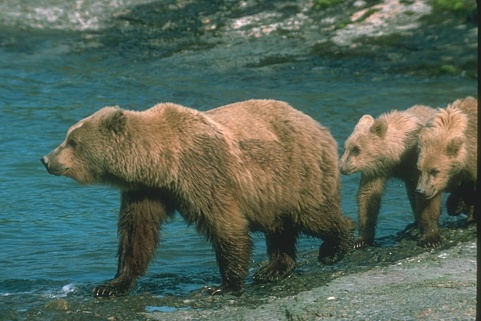
#> input picture Question_5/more_images/2.jpg, 481 x 321 px, found by its file name
$ python q2_random_centers.py
#> lines starting #> are read from the running program, lines starting #| are printed output that depends on the picture
import numpy as np
import cv2
from scipy.spatial import distance

class SLIC:
    def __init__(self, image, num_segments, compactness):
        self.image = image

        self.num_segments = num_segments

        self.compactness = compactness

        self.height, self.width, self.channels = image.shape

        self.S = int(np.sqrt((self.height * self.width) / num_segments))

        self.clusters = []

        self.labels = -1 * np.ones((self.height, self.width), dtype=np.int32)

        self.distances = np.full((self.height, self.width), np.inf)

    def initialize_clusters(self):
        # np.random.seed(42)
        for _ in range(self.num_segments):
            x = np.random.randint(0, self.width)
            y = np.random.randint(0, self.height)

            # lowest gradient point in a small neighborhood
            min_gradient = float('inf')
            best_y, best_x = y, x
            for dy in [-1, 0, 1]:
                for dx in [-1, 0, 1]:
                    ny, nx = y + dy, x + dx
                    if 0 <= ny < self.height and 0 <= nx < self.width:
                        grad = self.compute_gradient(ny, nx)
                        if grad < min_gradient:
                            min_gradient = grad
                            best_y, best_x = ny, nx

            color = self.image[best_y, best_x]
            self.clusters.append([best_x, best_y, *color])

    # Sobel Filter based gradient calculation (DIP flashbacks - 😭)
    def compute_gradient(self, y, x):
        dx = self.image[y, min(x + 1, self.width - 1)] - self.image[y, max(x - 1, 0)]
        dy = self.image[min(y + 1, self.height - 1), x] - self.image[max(y - 1, 0), x]
        return np.sum(dx**2 + dy**2)

    def update_clusters(self):
        for k, cluster in enumerate(self.clusters):
            cx, cy, *color = cluster
            for y in range(max(0, int(cy - self.S)), min(self.height, int(cy + self.S))):
                for x in range(max(0, int(cx - self.S)), min(self.width, int(cx + self.S))):
                    color_dist = np.linalg.norm(self.image[y, x] - color)
                    spatial_dist = np.sqrt((x - cx)**2 + (y - cy)**2)
                    # dist = np.sqrt((color_dist / self.compactness)**2 + (spatial_dist / self.S)**2)

                    dist = color_dist + (self.compactness / self.S) * spatial_dist

                    if dist < self.distances[y, x]:
                        self.distances[y, x] = dist
                        self.labels[y, x] = k

    def update_clusters_vectorised(self):
        H, W, C = self.image.shape
        for k, cluster in enumerate(self.clusters):
            cx, cy, *color = cluster
            color = np.array(color)

            x_min, x_max = max(0, int(cx - self.S)), min(W, int(cx + self.S))
            y_min, y_max = max(0, int(cy - self.S)), min(H, int(cy + self.S))

            x_range = np.arange(x_min, x_max)
            y_range = np.arange(y_min, y_max)
            X, Y = np.meshgrid(x_range, y_range, indexing="xy")

            spatial_dist = np.sqrt((X - cx) ** 2 + (Y - cy) ** 2)

            color_dist = np.linalg.norm(self.image[y_min:y_max, x_min:x_max] - color, axis=2)

            dist = color_dist + (self.compactness / self.S) * spatial_dist

            mask = dist < self.distances[y_min:y_max, x_min:x_max]
            self.distances[y_min:y_max, x_min:x_max][mask] = dist[mask]
            self.labels[y_min:y_max, x_min:x_max][mask] = k

    def update_centers(self):
        new_clusters = []
        for k in range(len(self.clusters)):
            points = np.argwhere(self.labels == k)
            if len(points) == 0:
                new_clusters.append(self.clusters[k])
                continue
            colors = self.image[points[:, 0], points[:, 1]]
            new_center = [
                np.mean(points[:, 1]),  # x-coordinate
                np.mean(points[:, 0]),  # y-coordinate
                np.mean(colors[:, 0]),  # Red channel
                np.mean(colors[:, 1]),  # Green channel
                np.mean(colors[:, 2]),  # Blue channel
            ]
            new_clusters.append(new_center)
        self.clusters = new_clusters

    def enforce_connectivity(self):
        pass

    def iterate(self, max_iter=50, threshold=0.01):
        self.initialize_clusters()

        for _ in range(max_iter):
            prev_clusters = np.array(self.clusters)
            self.update_clusters_vectorised()

            self.update_centers()

            # Compute residual error
            residual_error = np.linalg.norm(prev_clusters - np.array(self.clusters))
            # if residual_error < threshold:
            #     break

        self.enforce_connectivity()

    def get_segmentation(self):
        segmentation = np.zeros((self.height, self.width, self.channels), dtype=np.uint8)
        for k, cluster in enumerate(self.clusters):
            segmentation[self.labels == k] = cluster[2:]  # Assign cluster color
        return segmentation


if __name__ == "__main__":
    # image = cv2.imread("data/frame_0000.jpg")
    image = cv2.imread("/home/anshium/workspace/courses/smai/smai-assignment-1/Question_5/more_images/SLIC/2.jpg")
#> image is the input picture: shape (321, 481, 3); mean B, G, R 89.2, 101.7, 84.4
    # image = cv2.imread("/home/anshium/Pictures/wallpapers/Fantasy-Lake2.png")
    image = cv2.cvtColor(image, cv2.COLOR_BGR2LAB)
#> image: shape (321, 481, 3); mean of channels 0, 1, 2 105.3, 120, 133.3

    slic = SLIC(image, num_segments=100, compactness=20.0)

    slic.iterate()
#> the loop in initialize_clusters, `for _ in range(self.num_segments):` made 100 passes
#> color on passes 1 to 12: [86, 114, 132], [109, 112, 119], [33, 124, 129], [70, 115, 127], [80, 115, 124], [68, 120, 135], [91, 113, 131], [99, 115, 130], [146, 120, 131], [93, 115, 131], [110, 123, 145], [86, 123, 145]
    segmentation = slic.get_segmentation()
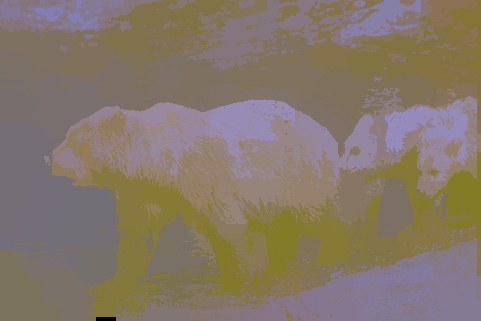
#> segmentation: shape (321, 481, 3); mean of channels 0, 1, 2 104.7, 119.4, 132.8; drawn as B, G, R

    segmentation_bgr = cv2.cvtColor(segmentation, cv2.COLOR_LAB2BGR)
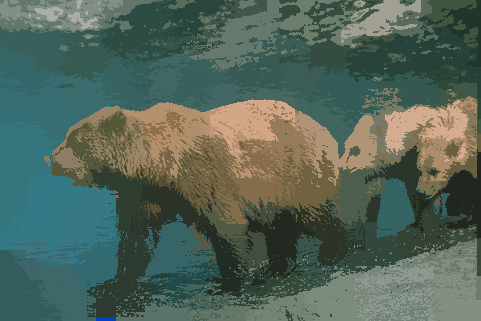
#> segmentation_bgr: shape (321, 481, 3); mean B, G, R 89.4, 101.4, 83
    cv2.imwrite("segmentation.jpg", segmentation_bgr)

$ run again, with Question_4/segmented_frames_optimised/frame_0000.jpg copied over Question_5/more_images/2.jpg
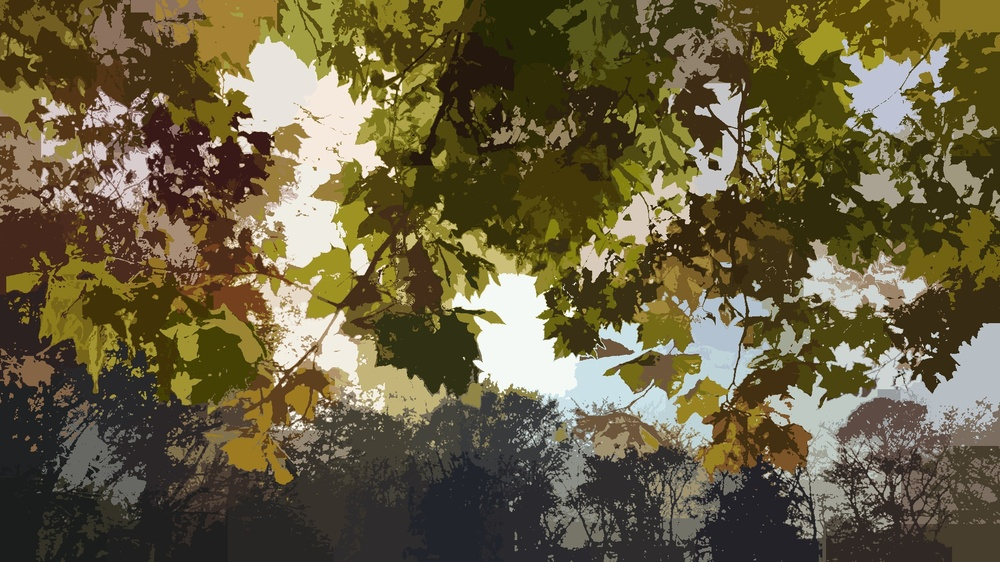
#> input picture Question_4/segmented_frames_optimised/frame_0000.jpg, 1000 x 562 px, shrunk from 1920 x 1080 before the run, found by its file name
#> image is the input picture: shape (562, 1000, 3); mean B, G, R 63.8, 94.5, 104.5
#> image: shape (562, 1000, 3); mean of channels 0, 1, 2 100.3, 128.2, 146.5
#> the loop in initialize_clusters, `for _ in range(self.num_segments):` made 100 passes
#> color on passes 1, 2, 3, 4, 5, 6, 7, 9: [73, 127, 131], [143, 114, 184], [144, 123, 144], [136, 123, 178], [157, 116, 180], [142, 123, 162], [58, 129, 133], [35, 129, 131]
#> `segmentation = slic.get_segmentation()`:
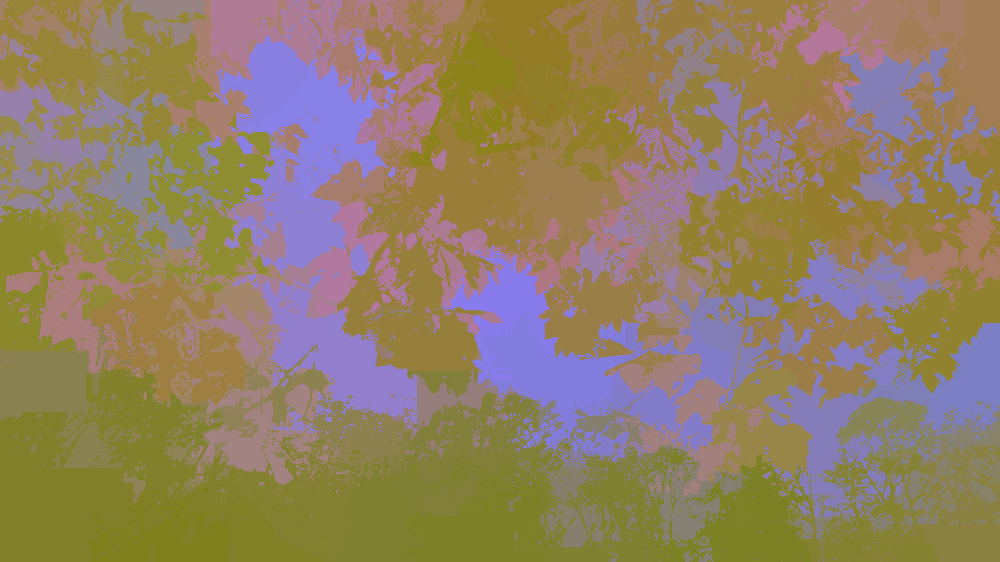
#> segmentation: shape (562, 1000, 3); mean of channels 0, 1, 2 99.8, 127.7, 146.1; drawn as B, G, R
#> `segmentation_bgr = cv2.cvtColor(segmentation, cv2.COLOR_LAB2BGR)`:
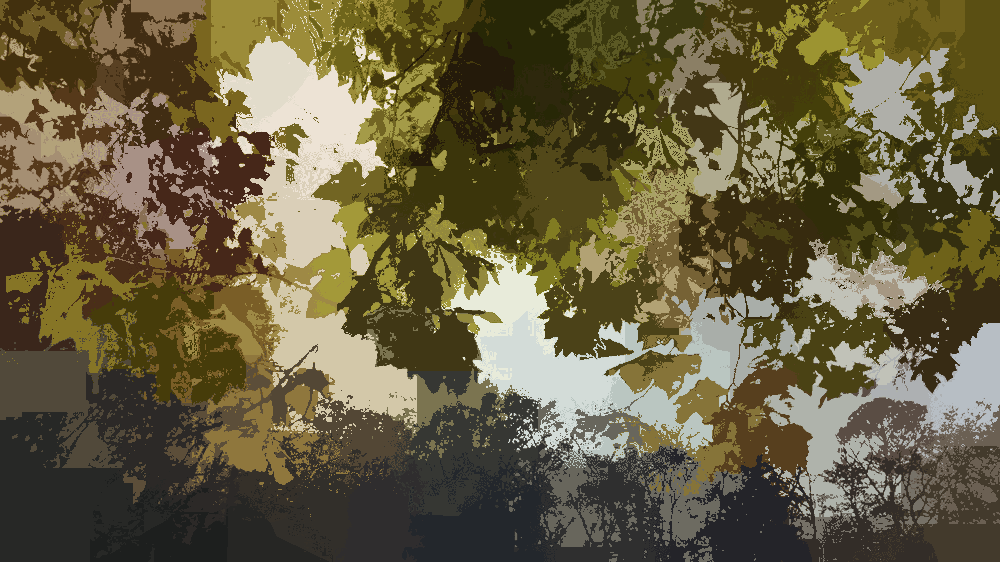
#> segmentation_bgr: shape (562, 1000, 3); mean B, G, R 64.3, 94.2, 103.1

$ run again, with Question_5/more_images/3.jpg copied over Question_5/more_images/2.jpg
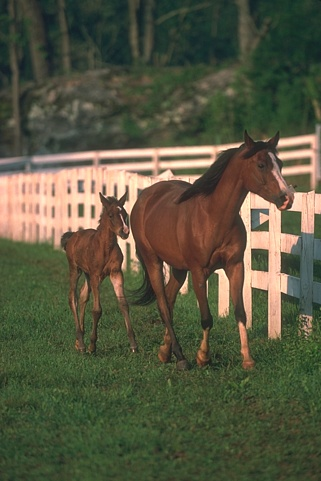
#> input picture Question_5/more_images/3.jpg, 321 x 481 px, found by its file name
#> image is the input picture: shape (481, 321, 3); mean B, G, R 64.5, 86.7, 86.6
#> image: shape (481, 321, 3); mean of channels 0, 1, 2 91.5, 123.7, 141.1
#> the loop in initialize_clusters, `for _ in range(self.num_segments):` made 100 passes
#> color on passes 1 to 8: [67, 122, 133], [115, 137, 139], [211, 147, 149], [187, 150, 149], [228, 136, 149], [61, 112, 138], [87, 116, 143], [82, 112, 147]
#> `segmentation = slic.get_segmentation()`:
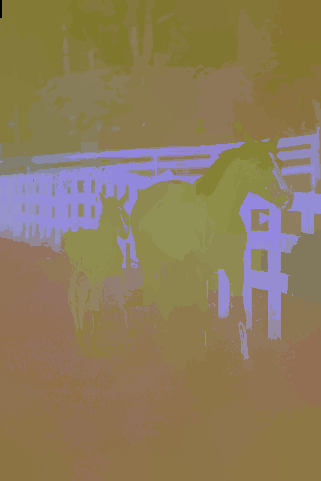
#> segmentation: shape (481, 321, 3); mean of channels 0, 1, 2 91, 123.3, 140.6; drawn as B, G, R
#> `segmentation_bgr = cv2.cvtColor(segmentation, cv2.COLOR_LAB2BGR)`:
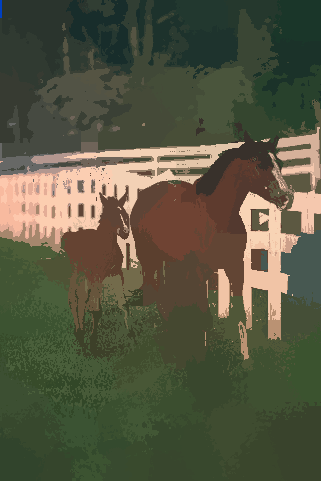
#> segmentation_bgr: shape (481, 321, 3); mean B, G, R 64.8, 86.4, 85.1

$ run again, with Question_5/more_images/4.jpg copied over Question_5/more_images/2.jpg
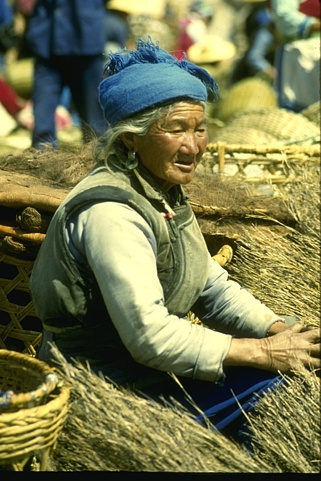
#> input picture Question_5/more_images/4.jpg, 321 x 481 px, found by its file name
#> image is the input picture: shape (481, 321, 3); mean B, G, R 78.1, 118.8, 118
#> image: shape (481, 321, 3); mean of channels 0, 1, 2 121.5, 122, 149.3
#> the loop in initialize_clusters, `for _ in range(self.num_segments):` made 100 passes
#> color on passes 1, 2, 3, 5, 6, 7, 8, 9: [142, 126, 162], [93, 118, 139], [167, 126, 166], [223, 127, 177], [142, 118, 137], [9, 128, 127], [163, 122, 157], [202, 123, 169]
#> `segmentation = slic.get_segmentation()`:
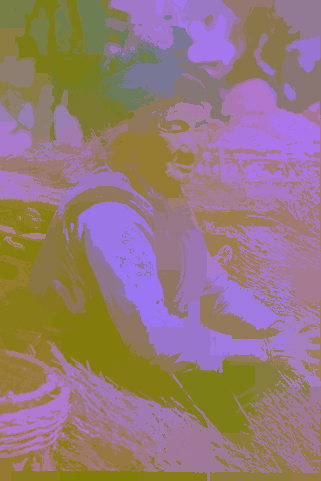
#> segmentation: shape (481, 321, 3); mean of channels 0, 1, 2 120.9, 121.5, 148.9; drawn as B, G, R
#> `segmentation_bgr = cv2.cvtColor(segmentation, cv2.COLOR_LAB2BGR)`:
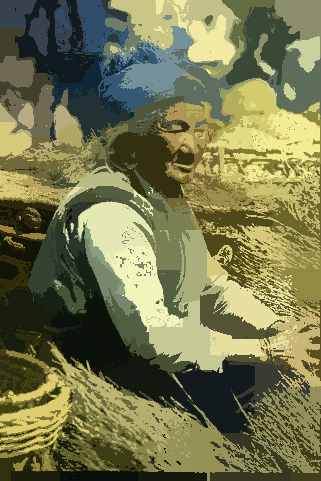
#> segmentation_bgr: shape (481, 321, 3); mean B, G, R 78.4, 118.2, 117
